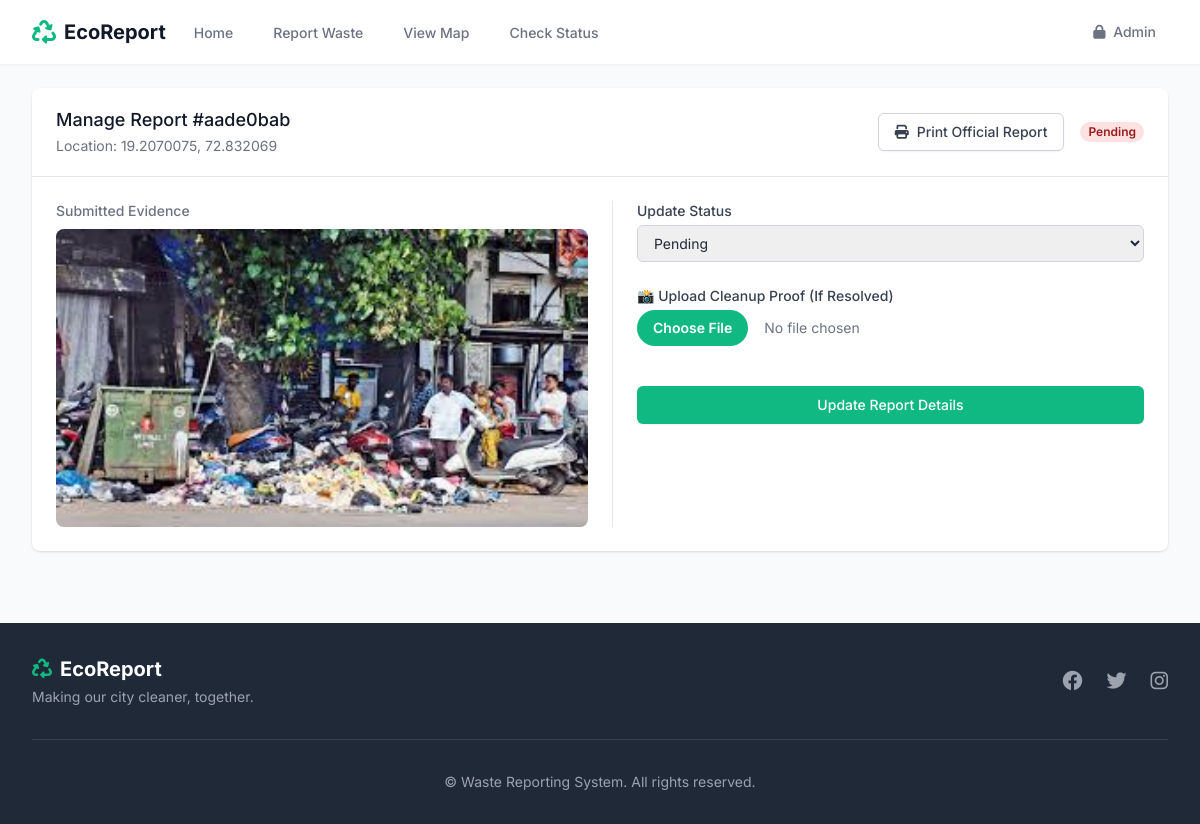
The page /admin/report/aade0bab (signed in) on the database its author committed.
### tables this page shows
CREATE TABLE reports (
            id TEXT PRIMARY KEY,
            description TEXT,
            location_name TEXT, 
            severity TEXT,
            latitude REAL,
            longitude REAL,
            image_path TEXT,
            status TEXT DEFAULT 'Pending',
            cleanup_image_path TEXT,
            created_at TIMESTAMP DEFAULT CURRENT_TIMESTAMP
        , ai_confidence INTEGER, updated_at TIMESTAMP);

### app.py (the view, shortened to what this page needs)
@app.route('/admin/report/<id>', methods=['GET', 'POST'])
def admin_report_detail(id):
    if 'admin' not in session: return redirect(url_for('admin_login'))
    conn = sqlite3.connect('database.db')
    conn.row_factory = sqlite3.Row
    c = conn.cursor()
    c.execute("SELECT * FROM reports WHERE id=?", (id,))
    report = c.fetchone()
    conn.close()
    return render_template('admin/report_detail.html', report=report)

### templates/admin/report_detail.html (shortened to what this page needs)
{% extends 'base.html' %}
{% block content %}
<div class="max-w-7xl mx-auto py-6 sm:px-6 lg:px-8">
    <div class="bg-white shadow overflow-hidden sm:rounded-lg">
        <div class="px-4 py-5 sm:px-6 flex justify-between items-center border-b border-gray-200">
            <div>
                <h3 class="text-lg leading-6 font-medium text-gray-900">
                    Manage Report #{{ report.id }}
                </h3>
                <p class="mt-1 max-w-2xl text-sm text-gray-500">
                    Location: {{ report.latitude }}, {{ report.longitude }}
                </p>
            </div>
            <div class="flex items-center gap-4">
                <button onclick="window.print()"
                    class="inline-flex items-center px-4 py-2 border border-gray-300 shadow-sm text-sm font-medium rounded-md text-gray-700 bg-white hover:bg-gray-50 focus:outline-none focus:ring-2 focus:ring-offset-2 focus:ring-primary">
                    <i class="fas fa-print mr-2"></i> Print Official Report
                </button>
                <span class="px-2 inline-flex text-xs leading-5 font-semibold rounded-full
                    {% if report.status == 'Resolved' %} bg-green-100 text-green-800
                    {% elif report.status == 'In Progress' %} bg-yellow-100 text-yellow-800
                    {% else %} bg-red-100 text-red-800 {% endif %}">
                    {{ report.status }}
                </span>
            </div>
        </div>
        <div class="grid grid-cols-1 md:grid-cols-2 gap-6 p-6">
            <div>
                <h4 class="text-sm font-medium text-gray-500 mb-2">Submitted Evidence</h4>
                <div class="aspect-w-4 aspect-h-3 bg-gray-200 rounded-lg overflow-hidden">
                    <img src="{{ url_for('static', filename='uploads/' + report.image_path) }}"
                        class="object-cover w-full h-full" alt="Waste photo">
                </div>
            </div>
            <div class="border-l pl-0 md:pl-6 border-transparent md:border-gray-200">
                <form method="POST" enctype="multipart/form-data" class="space-y-6">
                    <div>
                        <label class="block text-sm font-medium text-gray-700">Update Status</label>
                        <select name="status"
                            class="mt-1 block w-full pl-3 pr-10 py-2 text-base border-gray-300 focus:outline-none focus:ring-primary focus:border-primary sm:text-sm rounded-md border">
                            <option value="Pending" {% if report.status=='Pending' %}selected{% endif %}>Pending
                            </option>
                        </select>
                    </div>
                    <div>
                        <label class="block text-sm font-medium text-gray-700">📸 Upload Cleanup Proof (If
                            Resolved)</label>
                        <input type="file" name="cleanup_image"
                            class="mt-1 block w-full text-sm text-gray-500 file:mr-4 file:py-2 file:px-4 file:rounded-full file:border-0 file:text-sm file:font-semibold file:bg-primary file:text-white hover:file:bg-green-600">
                    </div>
                    <div class="pt-4">
                        <button type="submit"
                            class="w-full inline-flex justify-center py-2 px-4 border border-transparent shadow-sm text-sm font-medium rounded-md text-white bg-primary hover:bg-green-600 focus:outline-none focus:ring-2 focus:ring-offset-2 focus:ring-primary">
                            Update Report Details
                        </button>
                    </div>
                </form>
            </div>
        </div>
    </div>
</div>
{% endblock %}

### templates/base.html (style rules this page uses)
body { font-family: 'Inter', sans-serif; background-color: #F9FAFB; }

### rows shown on the page
reports: id "aade0bab", latitude "19.2070075", longitude "72.832069", status "Pending", image_path (picture)
